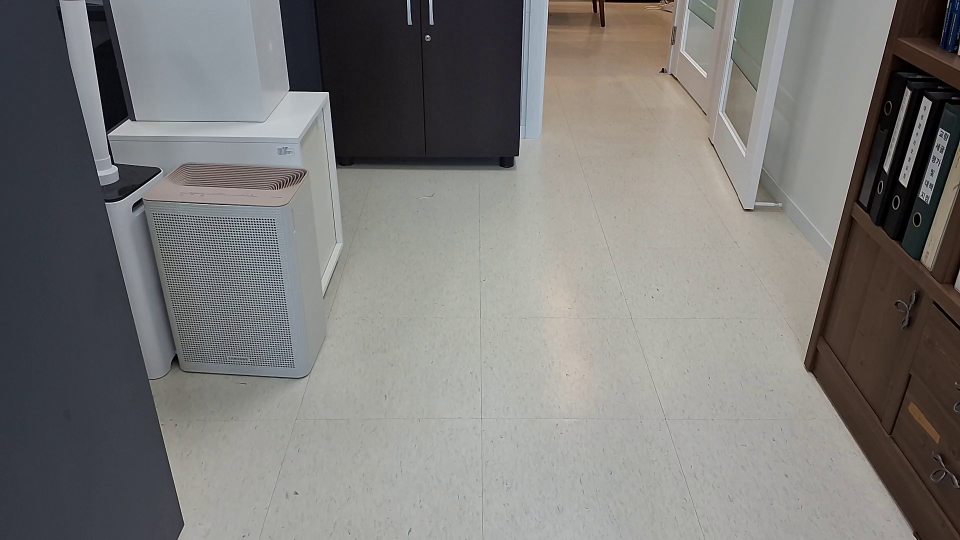
#> input picture opencv-python-learn/Practices/images/ortho_frame0.jpg, 1920 x 1080 px (shown at 1/2 size)
$ python perspective_transformation_test.py
#> lines starting #> are read from the running program, lines starting #| are printed output that depends on the picture
#> in main, src is the input picture: shape (1080, 1920, 3); mean B, G, R 119.9, 122, 123.3
"""
사영 변환 (Projective Transformation) - OpenCV Python 구현
원본: Java 코드 (https://kszkaivdm.doorblog.jp/archives/33580591.html)

[조작 방법]
  Enter     : 초기화
  ← → 키   : Y축 회전
  ↑ ↓ 키   : X축 회전
  s / x     : Z축 회전
  z / a     : 확대 / 축소
  g / h     : 오른쪽 / 왼쪽 평행이동
  r / v     : 위 / 아래 평행이동
  q / ESC   : 종료
"""

import cv2
import numpy as np
import sys
import os


# ── 설정값 ────────────────────────────────────────────────────────────────────
IMAGE_PATH  = "images/ortho_frame0.jpg"   # ← 변환할 이미지 경로로 수정하세요
FOCUS       = 1480           # 초점거리 (pixel) — 원본과 동일
WINDOW_NAME = "Projective Transform"

# 회전 각도 변화량 (degree)
ANGLE_STEP  = 1
# 평행이동 / 줌 변화량 (pixel)
TRANS_STEP  = 10
ZOOM_STEP   = 10


# ── 회전 행렬 ─────────────────────────────────────────────────────────────────
def rotation_matrix(ax: float, ay: float, az: float) -> np.ndarray:
    """
    X → Y → Z 순서로 회전 행렬을 합성합니다.
    원본 Java: R = Rz @ Ry @ Rx  (왼쪽 곱 순서 동일하게 재현)
    """
    ax_r, ay_r, az_r = np.radians(ax), np.radians(ay), np.radians(az)

    Rx = np.array([
        [1,            0,             0],
        [0,  np.cos(ax_r), -np.sin(ax_r)],
        [0,  np.sin(ax_r),  np.cos(ax_r)],
    ], dtype=np.float64)

    Ry = np.array([
        [ np.cos(ay_r), 0, np.sin(ay_r)],
        [0,             1,            0],
        [-np.sin(ay_r), 0, np.cos(ay_r)],
    ], dtype=np.float64)

    Rz = np.array([
        [np.cos(az_r), -np.sin(az_r), 0],
        [np.sin(az_r),  np.cos(az_r), 0],
        [0,             0,            1],
    ], dtype=np.float64)

    return Rz @ Ry @ Rx   # 원본과 동일한 합성 순서


# ── 사영 변환 렌더링 ──────────────────────────────────────────────────────────
def render(src: np.ndarray,
           xangle: float, yangle: float, zangle: float,
           tx: float, ty: float, tz: float,
           focus: int = FOCUS) -> np.ndarray:
    """
    Backward mapping 방식으로 사영 변환을 수행합니다.

    Java 원본은 Forward mapping(src→dst)이라 홀이 생기는 문제가 있었습니다.
    여기서는 Backward mapping(dst→src)을 사용해 완전한 화질을 얻습니다.

    수식 (원본과 동일한 원근 투영):
        R = rotation_matrix(xangle, yangle, zangle)
        [u, v, w]^T = R @ [x-hw, y-hh, z]^T
        dst_x = focus * (u + tx) / (w + tz) + hw
        dst_y = focus * (v + ty) / (w + tz) + hh

    Backward mapping 이므로 dst 좌표 → src 좌표를 역산합니다.
    """
#> called with xangle = 0, yangle = 0, zangle = 0, tx = 100, ty = 100, tz = 1480, focus = 1480
    h, w = src.shape[:2]
    hw, hh = w // 2, h // 2
    z_offset = 100          # 원본 고정값

    R = rotation_matrix(xangle, yangle, zangle)
    R_inv = np.linalg.inv(R)

    # dst 출력 크기: 원본과 동일 (필요 시 변경 가능)
    out_h, out_w = h, w
    dst = np.zeros((out_h, out_w, 3), dtype=np.uint8)

    # dst 픽셀 좌표 격자 생성
    dx = np.arange(out_w, dtype=np.float64) - hw
    dy = np.arange(out_h, dtype=np.float64) - hh
    DX, DY = np.meshgrid(dx, dy)   # (out_h, out_w)

    # dst 좌표로부터 src 좌표를 역산
    # dst_x = focus * (R[0]·p + tx) / (R[2]·p + tz) + hw
    # → (dst_x - hw) / focus = (R[0]·p + tx) / (R[2]·p + tz)
    # 역 투영:  normalized 좌표 = [(dst_x-hw)/f,  (dst_y-hh)/f,  1]
    # 3D 방향벡터 d = R_inv @ [nd_x, nd_y, 1]
    # src 교차 평면 z=z_offset → t = (z_offset - tz·?) ...
    #
    # 더 직관적인 역산: R·[sx-hw, sy-hh, z]^T = [u, v, w] 이므로
    #   w + tz = ... 를 연립해서 sx, sy를 구합니다.
    #
    # 실질적으로는 normalized image plane에서의 역투영입니다:
    #   let nd_x = (dst_x - hw) / focus,  nd_y = (dst_y - hh) / focus
    #   R·p + [tx, ty, tz]^T = lambda·[nd_x, nd_y, 1]^T  (lambda: 깊이)
    #   p[2] = z_offset 조건으로 lambda를 구합니다.

    nd_x = (DX) / focus   # (out_h, out_w)
    nd_y = (DY) / focus

    # R_inv @ ([nd_x, nd_y, 1] - t/lambda) = p
    # p[2] = z_offset  →  풀기:
    #   [sx-hw, sy-hh, sz] = R_inv @ (lambda*[nd_x, nd_y, 1] - [tx,ty,tz])
    #   sz = z_offset  →
    #   R_inv[2,0]*(lambda*nd_x - tx) + R_inv[2,1]*(lambda*nd_y - ty) + R_inv[2,2]*(lambda - tz) = z_offset
    #   lambda*(R_inv[2,0]*nd_x + R_inv[2,1]*nd_y + R_inv[2,2]) = z_offset + R_inv[2,0]*tx + R_inv[2,1]*ty + R_inv[2,2]*tz

    ri = R_inv
    denom = ri[2, 0] * nd_x + ri[2, 1] * nd_y + ri[2, 2]
    numer = z_offset + ri[2, 0] * tx + ri[2, 1] * ty + ri[2, 2] * tz

    with np.errstate(divide='ignore', invalid='ignore'):
        lam = np.where(np.abs(denom) > 1e-9, numer / denom, 0.0)

    # src 좌표 계산
    px = ri[0, 0] * (lam * nd_x - tx) + ri[0, 1] * (lam * nd_y - ty) + ri[0, 2] * (lam - tz) + hw
    py = ri[1, 0] * (lam * nd_x - tx) + ri[1, 1] * (lam * nd_y - ty) + ri[1, 2] * (lam - tz) + hh

    # 유효 범위 마스크
    mask = (lam > 0) & (px >= 0) & (px < w - 1) & (py >= 0) & (py < h - 1)

    # Bilinear interpolation용 좌표 변환
    map_x = px.astype(np.float32)
    map_y = py.astype(np.float32)

    # remap으로 한 번에 처리 (bilinear 보간 포함)
    remapped = cv2.remap(
        src, map_x, map_y,
        interpolation=cv2.INTER_LINEAR,
        borderMode=cv2.BORDER_CONSTANT,
        borderValue=(0, 0, 0)
    )
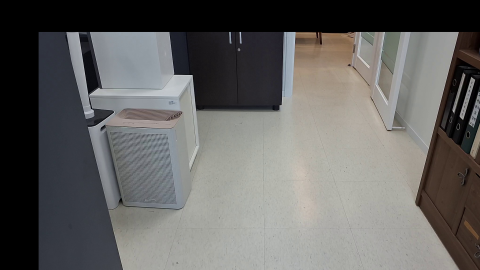
#> remapped: shape (1080, 1920, 3) (shown at 1/4 size); mean B, G, R 97.3, 99.1, 100

    # 유효 영역만 복사
    dst[mask] = remapped[mask]

    return dst


# ── 상태 정보 오버레이 ────────────────────────────────────────────────────────
def draw_overlay(img: np.ndarray, state: dict) -> np.ndarray:
    vis = img.copy()
    lines = [
        f"X-rot: {state['xangle']:+.0f} deg",
        f"Y-rot: {state['yangle']:+.0f} deg",
        f"Z-rot: {state['zangle']:+.0f} deg",
        f"Zoom (tz): {state['tz']:.0f}",
        f"Translate: ({state['tx']:.0f}, {state['ty']:.0f})",
        "",
        "[Enter]=Reset  [Arrow]=X/Y rot",
        "[S/X]=Z rot  [Z/A]=Zoom",
        "[G/H]=Tx  [R/V]=Ty  [Q]=Quit",
    ]
    x0, y0 = 10, 20
    for i, line in enumerate(lines):
        cv2.putText(vis, line, (x0, y0 + i * 20),
                    cv2.FONT_HERSHEY_SIMPLEX, 0.5, (0, 0, 0), 3, cv2.LINE_AA)
        cv2.putText(vis, line, (x0, y0 + i * 20),
                    cv2.FONT_HERSHEY_SIMPLEX, 0.5, (255, 255, 255), 1, cv2.LINE_AA)
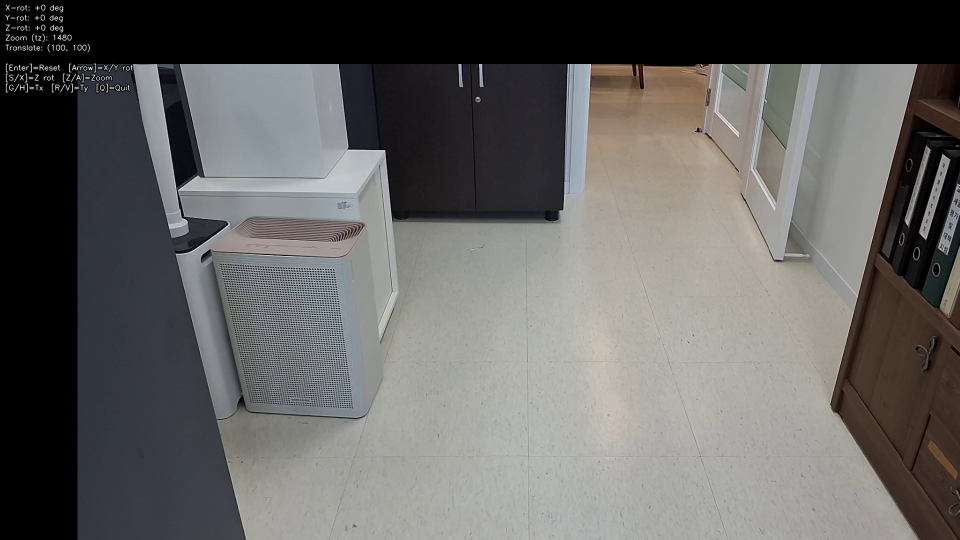
#> vis: shape (1080, 1920, 3) (shown at 1/2 size); mean B, G, R 97.7, 99.4, 100.4
    return vis


# ── 메인 루프 ─────────────────────────────────────────────────────────────────
def main():
    # 이미지 로드
    img_path = sys.argv[1] if len(sys.argv) > 1 else IMAGE_PATH
    src = cv2.imread(img_path)
    if src is None:
        # 이미지 없으면 테스트용 체커보드 생성
        print(f"[경고] '{img_path}' 를 찾을 수 없어 테스트 이미지를 생성합니다.")
        src = np.zeros((400, 600, 3), dtype=np.uint8)
        tile = 50
        for row in range(src.shape[0] // tile):
            for col in range(src.shape[1] // tile):
                color = (220, 220, 220) if (row + col) % 2 == 0 else (40, 40, 40)
                src[row*tile:(row+1)*tile, col*tile:(col+1)*tile] = color
        # 격자 선 추가
        cv2.putText(src, "TEST IMAGE", (150, 200),
                    cv2.FONT_HERSHEY_SIMPLEX, 2, (0, 180, 255), 3)

    # 상태 초기화
    state = dict(xangle=0.0, yangle=0.0, zangle=0.0,
                 tx=100.0, ty=100.0, tz=float(FOCUS))

    cv2.namedWindow(WINDOW_NAME, cv2.WINDOW_NORMAL)
    cv2.resizeWindow(WINDOW_NAME, 900, 600)

    # 초기 렌더링
    result = render(src, **{k: state[k] for k in ('xangle','yangle','zangle','tx','ty','tz')})
    cv2.imshow(WINDOW_NAME, draw_overlay(result, state))

    print("사영 변환 데모 시작. 조작 방법은 화면 왼쪽 상단을 참고하세요.")

    while True:
        key = cv2.waitKey(0) & 0xFF
#> (key q is pressed here)
        dirty = True

        # ── 키 처리 ──────────────────────────────────────────────────────────
        if key in (ord('q'), 27):          # Q / ESC → 종료
            break

        elif key == 13:                    # Enter → 리셋
            state.update(xangle=0, yangle=0, zangle=0,
                         tx=100, ty=100, tz=float(FOCUS))
            print("[RESET]")

        elif key == 82 or key == 0:        # ↑ → X+ 회전
            state['xangle'] = min(state['xangle'] + ANGLE_STEP, 180)
        elif key == 84 or key == 1:        # ↓ → X- 회전
            state['xangle'] = max(state['xangle'] - ANGLE_STEP, -180)
        elif key == 83 or key == 3:        # → → Y+ 회전
            state['yangle'] = min(state['yangle'] + ANGLE_STEP, 180)
        elif key == 81 or key == 2:        # ← → Y- 회전
            state['yangle'] = max(state['yangle'] - ANGLE_STEP, -180)

        elif key == ord('s'):              # S → Z+ 회전
            state['zangle'] = min(state['zangle'] + ANGLE_STEP, 180)
        elif key == ord('x'):              # X → Z- 회전
            state['zangle'] = max(state['zangle'] - ANGLE_STEP, -180)

        elif key == ord('z'):              # Z → 확대 (tz 감소)
            state['tz'] -= ZOOM_STEP
        elif key == ord('a'):              # A → 축소 (tz 증가)
            state['tz'] += ZOOM_STEP

        elif key == ord('g'):              # G → 오른쪽 이동
            state['tx'] += TRANS_STEP
        elif key == ord('h'):              # H → 왼쪽 이동
            state['tx'] -= TRANS_STEP
        elif key == ord('v'):              # V → 아래 이동
            state['ty'] += TRANS_STEP
        elif key == ord('r'):              # R → 위 이동
            state['ty'] -= TRANS_STEP

        else:
            dirty = False

        # ── 재렌더링 ──────────────────────────────────────────────────────────
        if dirty:
            print(f"  xangle={state['xangle']:+.0f}  yangle={state['yangle']:+.0f}  "
                  f"zangle={state['zangle']:+.0f}  tz={state['tz']:.0f}")
            result = render(src, **{k: state[k] for k in ('xangle','yangle','zangle','tx','ty','tz')})
            cv2.imshow(WINDOW_NAME, draw_overlay(result, state))

    cv2.destroyAllWindows()
    print("종료.")


if __name__ == "__main__":
    main()
